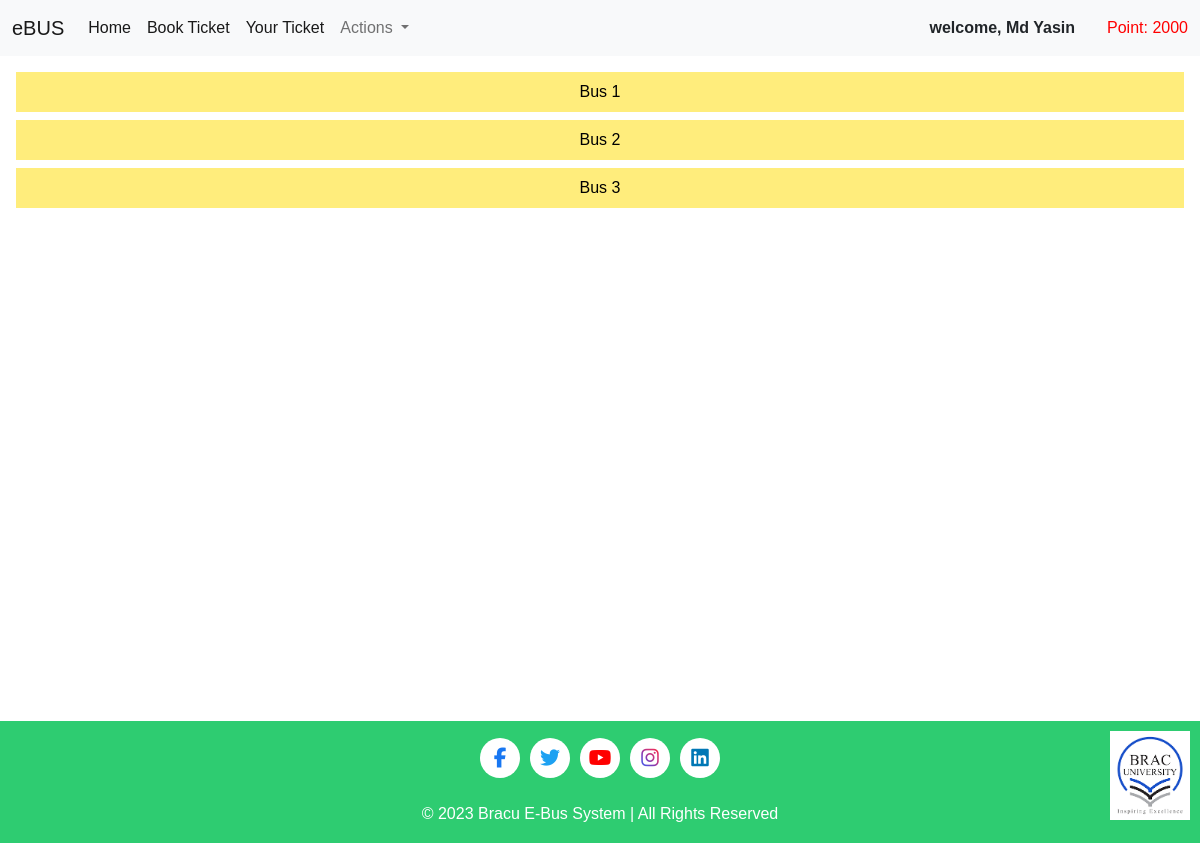
Page /buses/U2 on the committed database.
### user/models.py (models this page shows)
class User(models.Model):
    user_id = models.CharField(max_length=10, primary_key=True, default="#1")
    name = models.CharField(max_length=100, unique=True)
    email = models.EmailField(max_length=100, unique=True)
    date_joined = models.DateField(auto_now_add=True)
    point = models.IntegerField(default=100)
    password = models.CharField(max_length=100)
    active = models.BooleanField(default=False)

### ticket_booking/models.py (models this page shows)
class Buses(models.Model):
    bus_number = models.IntegerField(primary_key=True)
    d1 = models.CharField(max_length=50)
    d2 = models.CharField(max_length=50)
    d3 = models.CharField(max_length=50)
    d4 = models.CharField(max_length=50)
    d5 = models.CharField(max_length=50)
    active = models.BooleanField(default=True)

### ticket_booking/views.py (the view)
# urls.py: path('buses/<id>', interface, name="buses"),
def interface(request, id):
    user = User.objects.filter(user_id=id).first()
    buses = Buses.objects.all()
    return render(request, 'ticket_booking/chart_interface.html', {'buses':buses, 'user':user})

### ticket_booking/templates/ticket_booking/chart_interface.html (shortened to what this page needs)
{% extends "homepage/base.html" %}
{% load static %}
{% block cssfiles %}
    <link rel="stylesheet" href="{% static 'ticket_booking/interface.css' %}">
{% endblock cssfiles %}
{% block content %}
    <div class="body">
        {% for bus in buses %}
            <a class="bus" href="{% url 'cart' id=user.user_id bus_number=bus.bus_number %}">Bus {{bus.bus_number}}</a>
        {% endfor %}
    </div>
{% endblock content %}

### homepage/templates/homepage/base.html (shortened to what this page needs)
<!DOCTYPE html>
{% load static %}
<html lang="en">
<head>
    <link rel="stylesheet" href="https://cdnjs.cloudflare.com/ajax/libs/font-awesome/6.4.2/css/all.min.css" />
    <link href="https://cdn.jsdelivr.net/npm/bootstrap@5.0.2/dist/css/bootstrap.min.css" rel="stylesheet">
    <link rel="stylesheet" href="{% static 'homepage/nav.css' %}">
    {% block cssfiles %}{% endblock cssfiles %}
</head>
<body>
    <nav class="navbar navbar-expand-lg navbar-light bg-light">
        <div class="container-fluid">
          <a class="navbar-brand" href="#">eBUS</a>
          <div class="collapse navbar-collapse" id="navbarSupportedContent">
            <ul class="navbar-nav me-auto mb-2 mb-lg-0">
              <li class="nav-item">
                  <a class="nav-link active" aria-current="page" href="{% url 'homepage' id=user.user_id %}">Home</a>
              </li>
              <li class="nav-item">
                  <a class="nav-link active" aria-current="page" href="{% url 'buses' id=user.user_id %}">Book Ticket</a>
              </li>
              <li class="nav-item">
                <a class="nav-link active" aria-current="page" href="{% url 'ticket' id=user.user_id %}">Your Ticket</a>
            </li>
              <li class="nav-item dropdown">
                <a class="nav-link dropdown-toggle" href="#" id="navbarDropdown" role="button" data-bs-toggle="dropdown" aria-expanded="false">
                  Actions
                </a>
              </li>
            </ul>
              <div class="welcome">welcome, {{ user.name }}</div>
              <div class="points">Point: {{ user.point }}</div>
          </div>
        </div>
      </nav>
      {% block content %}{% endblock content %}
    <div class="footer">
      <p>
        <div class="icons">
          <div class="icon">
            <i class="fab fa-facebook-f facebook-icon"></i>
          </div>
          <div class="icon">
            <i class="fab fa-twitter twitter-icon"></i>
          </div>
          <div class="icon">
            <i class="fab fa-youtube youtube-icon"></i>
          </div>
          <div class="icon">
            <i class="fab fa-instagram instagram-icon"></i>
          </div>
          <div class="icon">
            <i class="fab fa-linkedin linkedin-icon"></i>
          </div>
        </div>
        <img src="{% static 'images/braculogo.png' %}" alt="Your Real Logo">
        <br>
        <span>&copy; 2023 Bracu E-Bus System | All Rights Reserved</span>
      </p>
    </div>
</body>
</html>

### homepage/static/homepage/nav.css (style rules this page uses)
.welcome { font-weight: 600; margin-right: 2rem; }
.points { color: red; }

### ticket_booking/static/ticket_booking/interface.css (style rules this page uses)
* { margin: 0; padding: 0; box-sizing: border-box; }
.body { height: 83.15vh; display: flex; flex-direction: column; padding: 1rem; }
.bus { margin-bottom: 0.5rem; padding: 0.5rem 0; color: black; background-color: #ffed7c; text-align: center; text-decoration: none; }

### homepage/templates/homepage/base.html (style rules this page uses)
body { margin: 0; padding: 0; font-family: 'Arial', sans-serif; }
.footer { position: fixed; left: 0; bottom: 0; width: 100%; background-color: #2ecc71; color: white; text-align: center; padding: 1px; position: relative; }
.icons { display: flex; align-items: center; justify-content: center; }
.icon { display: flex; align-items: center; justify-content: center; background-color: white; border-radius: 50%; width: 40px; height: 40px; margin: 0 5px; }
.icons i { font-size: 20px; transition: color 0.3s ease-in-out, transform 0.3s ease-in-out; }
.facebook-icon { color: #1877f2; }
.twitter-icon { color: #1da1f2; }
.youtube-icon { color: #ff0000; }
.instagram-icon { background: linear-gradient(45deg, #405de6, #5851db, #833ab4, #c13584, #e1306c, #fd1d1d); -webkit-background-clip: text; color: transparent; }
.linkedin-icon { color: #0077b5; }
.footer img { max-width: 80px; margin-top: 5px; position: absolute; top: 5px; right: 10px; }

### rows in the picture
User: name "Md Yasin", point "2000"
Buses: bus_number "1"
Buses: bus_number "2"
Buses: bus_number "3"
